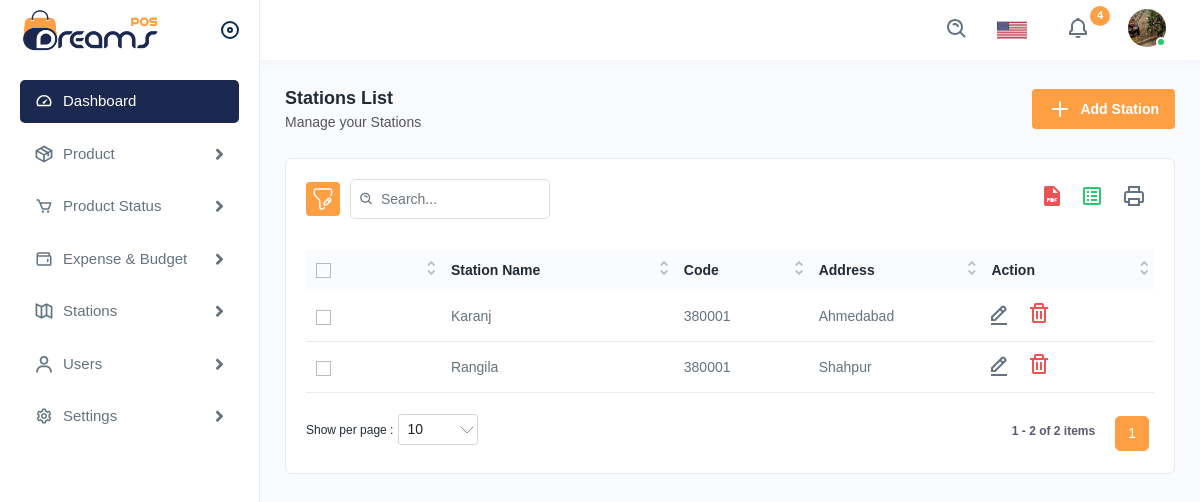
Before: /stationlist with the older database file.
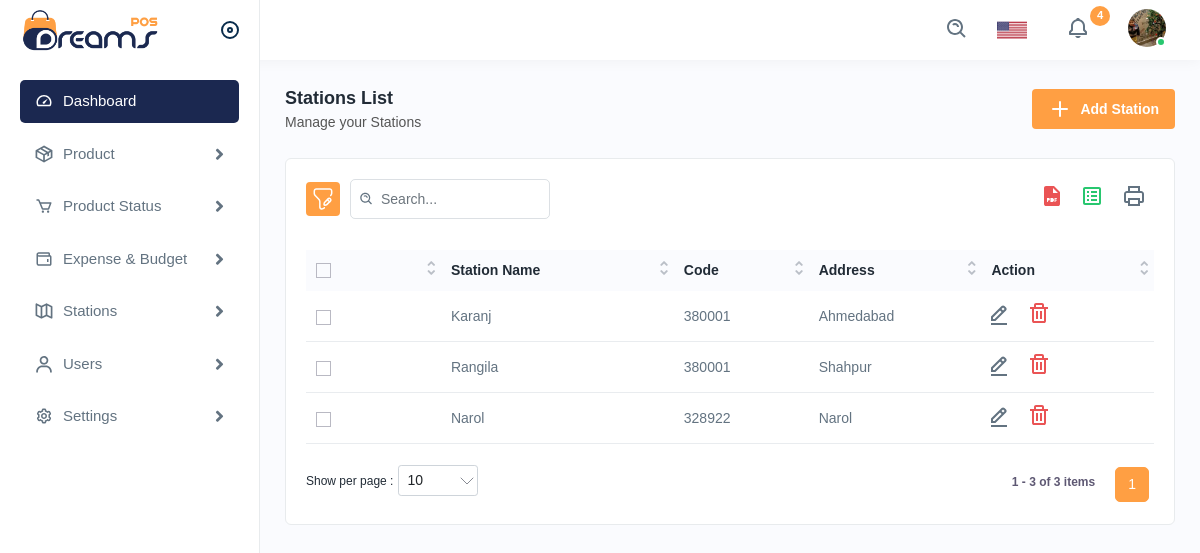
After: the same page with the newer database file.
### app/models.py (models this page shows, shortened)
class stationDetails(models.Model):
    station_id = models.IntegerField(primary_key=True)
    station_name = models.CharField(max_length=255)
    station_code = models.CharField(max_length=255)
    station_address = models.CharField(max_length=255)

### app/views.py (the view)
# urls.py: path('stationlist',views.stationlist, name='stationlist'),
def stationlist(request):
    station_id = stationDetails.objects.all()
    con = {"station_id":station_id}
    return render(request,'stationlist.html',con)

### templates/stationlist.html (shortened to what the changed rows need)
{% extends 'navbar.html' %}
{% load static %}
{% block body %}
<div class="main-wrapper">
    <div class="page-wrapper">
        <div class="content">
            <div class="card">
                <div class="card-body">
                    <div class="table-top">
                        <div class="search-set">
                        </div>
                        <div class="wordset">
                        </div>
                    </div>
                    <div class="table-responsive">
                        <table class="table  datanew">
                            <thead>
                                <tr>
                                    <th>
                                        <label class="checkboxs">
                                            <span class="checkmarks"></span>
                                        </label>
                                    </th>
                                    <th>Station Name</th>
                                    <th>Code</th>
                                    <th>Address</th>
                                    <th>Action</th>
                                </tr>
                            </thead>
                            <tbody>
                                {% for i in station_id %}
                                <tr>
                                    <td>
                                        <label class="checkboxs">
                                            <span class="checkmarks"></span>
                                        </label>
                                    </td>
                                    <td>{{i.station_name}}</td>
                                    <td>{{i.station_code}} </td>
                                    <td>{{i.station_address}} </td>
                                    <td>
                                        <a class="me-3" href="{% url 'editstation' i.station_id %}">
                                            <img src="{% static 'assets/img/icons/edit.svg' %}" alt="img">
                                        </a>
                                        <a class="me-3" href="{% url 'deletestation' i.station_id %}">
                                            <img src="{% static 'assets/img/icons/delete.svg' %}" alt="img">
                                        </a>
                                    </td>
                                </tr>
                                {% endfor %}
                            </tbody>
                        </table>
                    </div>
                </div>
            </div>
        </div>
    </div>
</div>
{% endblock %}

Changed rows visible on the page:
added stationDetails: station_name "Narol", station_code "328922", station_address "Narol"
Other visible differences:
text written by a page script: "1 1 - 2 of 2 items" → "1 1 - 3 of 3 items"
